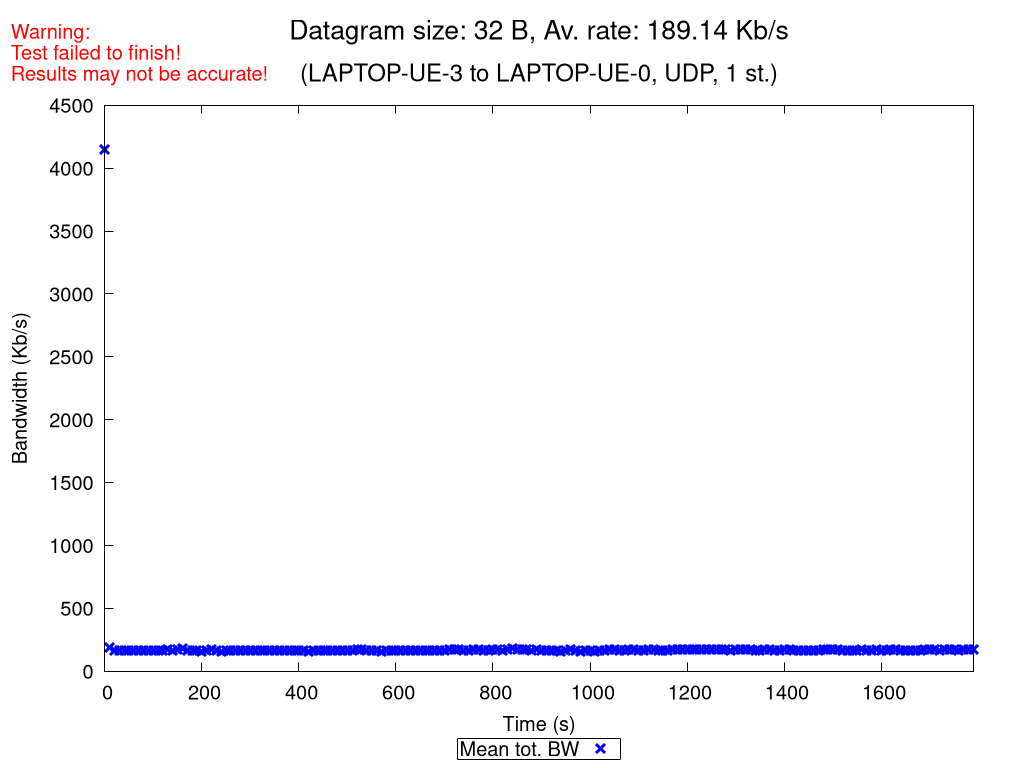

Recreate this plot in gnuplot.
set terminal pngcairo nocrop enhanced size 1024,768 font "Verdana,15"
set output "UDP_1_st_2020_10_18_09-41-26_two2one_00032B.png"

set title "{/=20 Datagram size: 32 B, Av. rate: 189.14 Kb/s}\n\n{/=18 (LAPTOP-UE-3 to LAPTOP-UE-0, UDP, 1 st.)}"
set label "Warning:\nTest failed to finish!\nResults may not be accurate!" at screen 0.01, screen 0.96 tc rgb "red"

set xlabel "Time (s)"
set ylabel "Bandwidth (Kb/s)"
set ytics nomirror
set key bmargin center horizontal box samplen 1 width -1
set bmargin 4.6
set rmargin 4.5

rf = 1000.0  # rate factor
set style fill transparent solid 0.2 noborder
set autoscale xfix
plot "UDP_1_st_2020_10_18_09-41-26_two2one_00032B_iperf_processed.dat" using 1:($2/rf-$3/rf):($2/rf+$3/rf) with filledcurves lc rgb "blue" notitle, \
     "" using 1:($2/rf) with points pt 2 ps 1.5 lw 3 lc rgb "blue" title "Mean tot. BW", \
